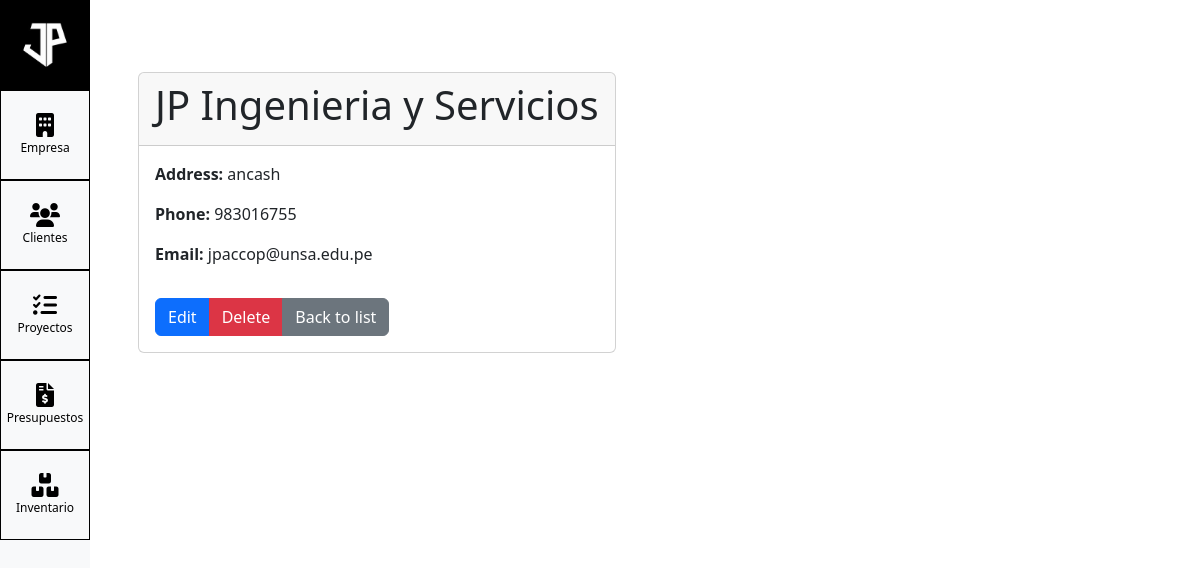
Page /projects/contractors/1/ on the committed database.
### projects/models.py (models this page shows, shortened)
class Contractor(models.Model):
    contractor_name = models.CharField(max_length=100)
    address = models.CharField(max_length=150)
    phone = models.CharField(max_length=20)
    contractor_ruc = models.CharField(max_length=20)
    email = models.EmailField()

### projects/views.py (the view)
# urls.py: path('contractors/<int:pk>/', ContractorDetailView.as_view(), name='contractor_detail'),
class ContractorDetailView(DetailView):
    model = Contractor
    template_name = 'contractor/contractor_detail.html'

### projects/templates/contractor/contractor_detail.html
{% extends "base_generic.html" %}
{% block content %}
  <div class="container mt-5">
    <div class="card">
      <div class="card-header">
        <h1>{{ object.contractor_name }}</h1>
      </div>
      <div class="card-body">
        <p><strong>Address:</strong> {{ object.address }}</p>
        <p><strong>Phone:</strong> {{ object.phone }}</p>
        <p><strong>Email:</strong> {{ object.email }}</p>
        <div class="btn-group mt-3" role="group">
          <a href="{% url 'contractor_edit' object.pk %}" class="btn btn-primary">Edit</a>
          <a href="{% url 'contractor_delete' object.pk %}" class="btn btn-danger">Delete</a>
          <a href="{% url 'contractor_list' %}" class="btn btn-secondary">Back to list</a>
        </div>
      </div>
    </div>
  </div>
{% endblock %}

### static/css/custom.css (style rules this page uses)
body, html { height: 100%; margin: 0; padding: 0; }

### rows in the picture
Contractor: contractor_name "JP Ingenieria y Servicios", address "ancash", phone "983016755", email "jpaccop@unsa.edu.pe"
